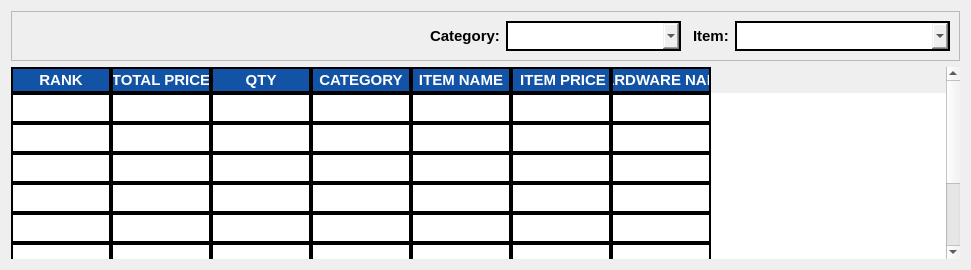
         <widget class="QWidget" name="page_11">
          <layout class="QVBoxLayout" name="verticalLayout_12">
           <item>
            <widget class="QFrame" name="frame_20">
             <property name="frameShape">
              <enum>QFrame::StyledPanel</enum>
             </property>
             <property name="frameShadow">
              <enum>QFrame::Raised</enum>
             </property>
             <layout class="QHBoxLayout" name="horizontalLayout_19">
              <item>
               <spacer name="horizontalSpacer_27">
                <property name="orientation">
                 <enum>Qt::Horizontal</enum>
                </property>
                <property name="sizeHint" stdset="0">
                 <size>
                  <width>409</width>
                  <height>20</height>
                 </size>
                </property>
               </spacer>
              </item>
              <item>
               <widget class="QLabel" name="label_22">
                <property name="styleSheet">
                 <string notr="true">border-color: white;
border-style: none;
font-family: Segoe UI;
font-weight: bold;
color: black;
font-size: 15px;
</string>
                </property>
                <property name="text">
                 <string>Category:</string>
                </property>
               </widget>
              </item>
              <item>
               <widget class="QComboBox" name="list_data_categoryBox">
                <property name="minimumSize">
                 <size>
                  <width>175</width>
                  <height>30</height>
                 </size>
                </property>
                <property name="maximumSize">
                 <size>
                  <width>175</width>
                  <height>30</height>
                 </size>
                </property>
                <property name="cursor">
                 <cursorShape>PointingHandCursor</cursorShape>
                </property>
                <property name="styleSheet">
                 <string notr="true">QComboBox{
border-style: solid;
border-width: 2px;
border-color: black;
font-family: Segoe UI;
font-weight: bold;
color: black;
font-size: 12.5px;

}

QComboBox::hover{
background-color: #efefef;
}</string>
                </property>
               </widget>
              </item>
              <item>
               <widget class="QFrame" name="frame_21">
                <property name="frameShape">
                 <enum>QFrame::StyledPanel</enum>
                </property>
                <property name="frameShadow">
                 <enum>QFrame::Raised</enum>
                </property>
               </widget>
              </item>
              <item>
               <widget class="QLabel" name="label_23">
                <property name="styleSheet">
                 <string notr="true">border-color: white;
border-style: none;
font-family: Segoe UI;
font-weight: bold;
color: black;
font-size: 15px;
</string>
                </property>
                <property name="text">
                 <string>Item:</string>
                </property>
               </widget>
              </item>
              <item>
               <widget class="QComboBox" name="list_data_itemBox">
                <property name="minimumSize">
                 <size>
                  <width>215</width>
                  <height>30</height>
                 </size>
                </property>
                <property name="maximumSize">
                 <size>
                  <width>215</width>
                  <height>30</height>
                 </size>
                </property>
                <property name="cursor">
                 <cursorShape>PointingHandCursor</cursorShape>
                </property>
                <property name="styleSheet">
                 <string notr="true">QComboBox{
border-style: solid;
border-width: 2px;
border-color: black;
font-family: Segoe UI;
font-weight: bold;
color: black;
font-size: 12.5px;

}

QComboBox::hover{
background-color: #efefef;
}</string>
                </property>
               </widget>
              </item>
             </layout>
            </widget>
           </item>
           <item>
            <widget class="QTableWidget" name="item_data_list_table">
             <property name="minimumSize">
              <size>
               <width>0</width>
               <height>0</height>
              </size>
             </property>
             <property name="maximumSize">
              <size>
               <width>16777215</width>
               <height>16777215</height>
              </size>
             </property>
             <property name="focusPolicy">
              <enum>Qt::NoFocus</enum>
             </property>
             <property name="styleSheet">
              <string notr="true">QTableWidget{
background-color: white;
gridline-color: black;
font-family: Segoe UI;
font-weight: bold;
color: black;
font-size: 15px;

	
}
QTableView::item {
border: 2px solid black;
}
QHeaderView::section{
background-color: #1353A5;
border: 2px solid black;
font: bold 15px Arial, serif;
color: rgb(255, 255, 255);
}
</string>
             </property>
             <property name="frameShape">
              <enum>QFrame::NoFrame</enum>
             </property>
             <property name="frameShadow">
              <enum>QFrame::Sunken</enum>
             </property>
             <property name="horizontalScrollBarPolicy">
              <enum>Qt::ScrollBarAlwaysOff</enum>
             </property>
             <property name="editTriggers">
              <set>QAbstractItemView::NoEditTriggers</set>
             </property>
             <property name="showGrid">
              <bool>false</bool>
             </property>
             <property name="gridStyle">
              <enum>Qt::SolidLine</enum>
             </property>
             <property name="wordWrap">
              <bool>true</bool>
             </property>
             <property name="cornerButtonEnabled">
              <bool>true</bool>
             </property>
             <attribute name="verticalHeaderVisible">
              <bool>false</bool>
             </attribute>
             <attribute name="verticalHeaderCascadingSectionResizes">
              <bool>false</bool>
             </attribute>
             <attribute name="verticalHeaderHighlightSections">
              <bool>true</bool>
             </attribute>
             <attribute name="verticalHeaderShowSortIndicator" stdset="0">
              <bool>false</bool>
             </attribute>
             <attribute name="verticalHeaderStretchLastSection">
              <bool>false</bool>
             </attribute>
             <row>
              <property name="text">
               <string>New Row</string>
              </property>
             </row>
             <row>
              <property name="text">
               <string>New Row</string>
              </property>
             </row>
             <row>
              <property name="text">
               <string>New Row</string>
              </property>
             </row>
             <row>
              <property name="text">
               <string>New Row</string>
              </property>
             </row>
             <row>
              <property name="text">
               <string>New Row</string>
              </property>
             </row>
             <row>
              <property name="text">
               <string>New Row</string>
              </property>
             </row>
             <row>
              <property name="text">
               <string>New Row</string>
              </property>
             </row>
             <row>
              <property name="text">
               <string>New Row</string>
              </property>
             </row>
             <column>
              <property name="text">
               <string>  RANK  </string>
              </property>
             </column>
             <column>
              <property name="text">
               <string> TOTAL PRICE </string>
              </property>
             </column>
             <column>
              <property name="text">
               <string> QTY </string>
              </property>
             </column>
             <column>
              <property name="text">
               <string>CATEGORY</string>
              </property>
             </column>
             <column>
              <property name="text">
               <string>ITEM NAME</string>
              </property>
             </column>
             <column>
              <property name="text">
               <string> ITEM PRICE</string>
              </property>
             </column>
             <column>
              <property name="text">
               <string>HARDWARE NAME</string>
              </property>
             </column>
            </widget>
           </item>
          </layout>
         </widget>
